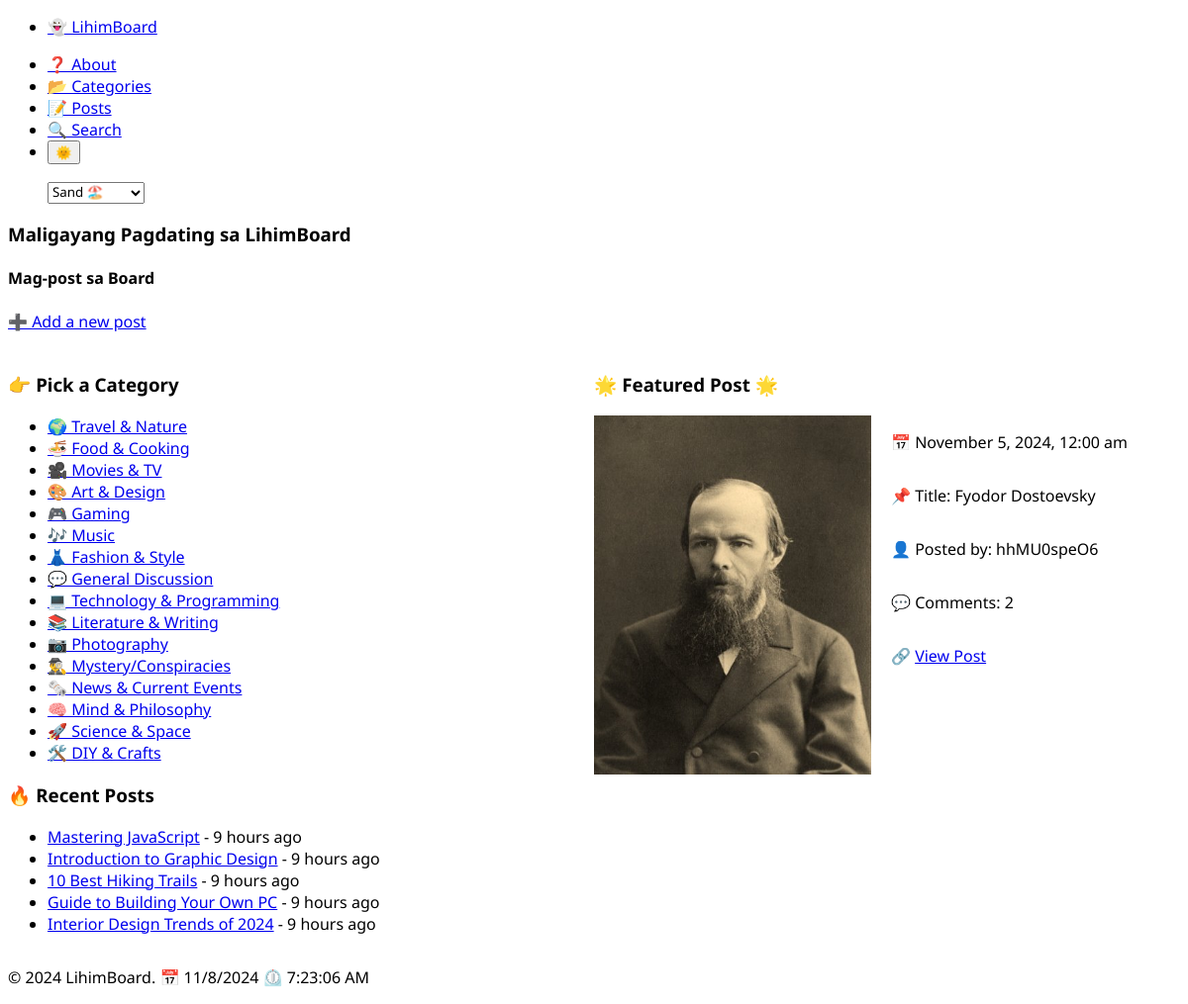
The page / on the database its author committed.
### tables this page shows
CREATE TABLE categories (
    category_id INT AUTO_INCREMENT PRIMARY KEY,
    name VARCHAR(100) NOT NULL UNIQUE
);

CREATE TABLE posts (
    post_id INT AUTO_INCREMENT PRIMARY KEY,
    title VARCHAR(255) NOT NULL,
    content TEXT NOT NULL,
    image_url VARCHAR(255),
    category_id INT,  
    created_at TIMESTAMP DEFAULT CURRENT_TIMESTAMP,
    FOREIGN KEY (category_id) REFERENCES categories(category_id) ON DELETE SET NULL
);

### src/Controllers/HomeController.php (called while the page is built, shortened)
<?php
class HomeController
{
    private $categoryModel;
    private $postModel;
    public function __construct(Category $categoryModel, Post $postModel)
    {
        $this->categoryModel = $categoryModel;
        $this->postModel = $postModel;
    }
    public function index()
    {
        $categories = $this->categoryModel->getAll();
        $posts = $this->postModel->getFirstN(5);
        $mostCommentedPost = $this->postModel->getMostCommentedPost();
        require __DIR__ . '/../Views/index.php';
    }
}

### src/routes.php (called while the page is built, shortened)
<?php
 $router->add('/', function () use ($db) {
    ControllerFactory::getHomeController($db)->index();
 });

### src/Router.php (called while the page is built, shortened)
<?php
class Router
{
    private $routes = [];
    public function add($pattern, $callback)
    {
        $this->routes[$pattern] = $callback;
    }
    public function dispatch($uri)
    {
        $uri = filter_var($uri, FILTER_SANITIZE_URL);
        foreach ($this->routes as $pattern => $callback) {
            if ($pattern === $uri) {
                return call_user_func($callback);
            } elseif (preg_match('/\{(\w+)\}/', $pattern, $matches)) {
                $pattern = preg_replace('/\{(\w+)\}/', '(\d+)', $pattern);
                if (preg_match('#^' . $pattern . '$#', $uri, $paramMatches)) {
                    return call_user_func_array($callback, array_slice($paramMatches, 1));
                }
            }
        }
    }
}

### public/index.php (called while the page is built, shortened)
<?php
require_once __DIR__ . '/../config/config.php';
$router = new Router();
require_once __DIR__ . '/../src/routes.php';
$uri = parse_url($_SERVER['REQUEST_URI'], PHP_URL_PATH);
$router->dispatch($uri);

### src/Models/Category.php (called while the page is built, shortened)
<?php
class Category
{
    private $db;
    public function __construct(\App\Database $db)
    {
        $this->db = $db;
    }
    public function getAll()
    {
        return $this->db->query("SELECT * FROM categories")->fetchAll(\PDO::FETCH_ASSOC);
    }
}

### src/Database.php (called while the page is built, shortened)
<?php
class Database
{
    private $connection;
    private function __construct($host, $dbname, $username, $password)
    {
        try {
            $this->connection = new PDO("mysql:host=$host;dbname=$dbname;charset=utf8mb4", $username, $password);
            $this->connection->setAttribute(PDO::ATTR_ERRMODE, PDO::ERRMODE_EXCEPTION);
        } catch (PDOException $e) {
            throw new \Exception('Database connection failed: ' . $e->getMessage());
        }
    }
    public function query($sql, $params = [])
    {
        try {
            $stmt = $this->connection->prepare($sql);
            $stmt->execute($params);
            return $stmt;
        } catch (PDOException $e) {
            throw new \Exception('Query failed: ' . $e->getMessage());
        }
    }
}

### src/Models/Post.php (called while the page is built, shortened)
<?php
class Post
{
    private $db;
    public function __construct(\App\Database $db)
    {
        $this->db = $db;
    }
    public function getFirstN($limit)
    {
        $limit = (int) $limit;
        $stmt = $this->db->query("SELECT * FROM posts ORDER BY created_at DESC LIMIT $limit");
        return $stmt->fetchAll(\PDO::FETCH_ASSOC);
    }
    public function getMostCommentedPost()
    {
        $stmt = $this->db->query("
            SELECT posts.*, COUNT(comments.comment_id) AS comment_count
            FROM posts
            LEFT JOIN comments ON posts.post_id = comments.post_id
            GROUP BY posts.post_id
            ORDER BY comment_count DESC
            LIMIT 1
        ");
        return $stmt->fetch(\PDO::FETCH_ASSOC);
    }
}

### src/Views/index.php (the view, shortened to what this page needs)
<!DOCTYPE html>
<html lang="en">
<?php require 'partials/head.php'; ?>
<body>
    <main>
        <nav>
            <ul>
                <li>
                    <a href="/" style="<?php echo $_SERVER['REQUEST_URI'] == '/' ? 'text-decoration: underline;' : ''; ?>">👻 LihimBoard</a>
                </li>
            </ul>
            <ul>
                <li>
                    <a href="/about" style="<?php echo $_SERVER['REQUEST_URI'] == '/about' ? 'text-decoration: underline;' : ''; ?>">❓ About</a>
                </li>
                <li>
                    <a href="/categories" style="<?php echo $_SERVER['REQUEST_URI'] == '/categories' ? 'text-decoration: underline;' : ''; ?>">📂 Categories</a>
                </li>
                <li>
                    <a href="/posts" style="<?php echo $_SERVER['REQUEST_URI'] == '/posts' ? 'text-decoration: underline;' : ''; ?>">📝 Posts</a>
                </li>
                <li>
                    <a href="/search" style="<?php echo $_SERVER['REQUEST_URI'] == '/search' ? 'text-decoration: underline;' : ''; ?>">🔍 Search</a>
                </li>
                <li>
                    <button id="theme-toggle-button" onclick="toggleTheme()">🌞</button>
                </li>
            </ul>
            <ul>
                <select id="color-select" name="select" aria-label="Select Color Theme" required>
                    <option selected disabled value="">Select a Color</option>
                </select>
            </ul>
        </nav>
        <h3>Maligayang Pagdating sa LihimBoard</h3>
        <h4>Mag-post sa Board</h4>
        <a href="/add">➕ Add a new post</a>
        <br>
        <br>
        <div class="container">
            <div class="left-side">
                <h3>👉 Pick a Category</h3>
                <ul>
                    <?php
                    foreach ($categories as $category) {
                        echo '<li><a href="/category/' . htmlspecialchars($category['category_id'] ?? '') . '">' . htmlspecialchars($category['name'] ?? '') . '</a></li>';
                    }
                    ?>
                </ul>
                <h3>🔥 Recent Posts</h3>
                <ul>
                <?php
                if (!empty($posts)) {
                    foreach ($posts as $post) {
                        $postId = htmlspecialchars($post['post_id'] ?? '');
                        $postTitle = htmlspecialchars($post['title'] ?? '');
                        $createdAt = $post['created_at'] ?? '';
                        if ($createdAt) {
                            $postDate = new DateTime($createdAt);
                            $currentDate = new DateTime();
                            $interval = $currentDate->diff($postDate);
                            if ($interval->y > 0) {
                                $timeAgo = $interval->y . ' year' . ($interval->y > 1 ? 's' : '') . ' ago';
                            } elseif ($interval->m > 0) {
                                $timeAgo = $interval->m . ' month' . ($interval->m > 1 ? 's' : '') . ' ago';
                            } elseif ($interval->d > 0) {
                                $timeAgo = $interval->d . ' day' . ($interval->d > 1 ? 's' : '') . ' ago';
                            } elseif ($interval->h > 0) {
                                $timeAgo = $interval->h . ' hour' . ($interval->h > 1 ? 's' : '') . ' ago';
                            } elseif ($interval->i > 0) {
                                $timeAgo = $interval->i . ' minute' . ($interval->i > 1 ? 's' : '') . ' ago';
                            } else {
                                $timeAgo = 'just now';
                            }
                        } else {
                            $timeAgo = '';
                        }
                        echo '<li><a href="/post?id=' . $postId . '">' . $postTitle . '</a> - ' . $timeAgo . '</li>';
                    }
                } else {
                    echo '<li>😢 No recent posts available.</li>';
                }
                ?>
                </ul>
            </div>
            <div class="right-side">
                <article>
                    <h3>🌟 Featured Post 🌟</h3>
                    <?php if (!empty($mostCommentedPost)) : ?>
                        <div class="featured-post">
                        <img src="<?php echo htmlspecialchars($mostCommentedPost['image_url'] ?? ''); ?>" alt="Featured Post Image" class="post-image" width="280px">
                        <div class="post-details">
                            <p>📅
                                <?php
                                $createdAt = $mostCommentedPost['created_at'] ?? '';
                                if ($createdAt) {
                                    $date = new DateTime($createdAt);
                                    echo htmlspecialchars($date->format('F j, Y, g:i a'));
                                }
                                ?>
                            </p>
                            <p>📌 Title: <?php echo htmlspecialchars($mostCommentedPost['title'] ?? ''); ?></p>
                            <p>👤 Posted by: <?php echo htmlspecialchars($mostCommentedPost['tripcode'] ?? ''); ?></p>
                            <p>💬 Comments: <?php echo htmlspecialchars($mostCommentedPost['comment_count'] ?? '0'); ?></p>
                            <p>🔗 <a href="/post?id=<?php echo htmlspecialchars($mostCommentedPost['post_id'] ?? ''); ?>">View Post</a></p>
                        </div>
                    </div>
                    <?php else : ?>
                        <p>😢 No featured post available.</p>
                    <?php endif; ?>
                </article>
            </div>
        </div>
        <?php require 'partials/footer.php'; ?>
    </main>
</body>
</html>

### public/assets/css/index.css (style rules this page uses)
* { font-family: 'Noto Sans', "sans-serif"; }
html { transition: background-color 0.3s ease, color 0.3s ease; }
body { transition: background-color 0.5s ease-in-out, color 0.5s ease-in-out; }
.container { display: flex; }
.left-side { flex: 1; }
.right-side { flex: 1; }
.featured-post { display: flex; align-items: flex-start; }
.post-image { margin-right: 20px; }
.post-details { display: flex; flex-direction: column; }

### rows shown on the page
categories: name "🌍 Travel & Nature"
categories: name "🍜 Food & Cooking"
categories: name "🎥 Movies & TV"
categories: name "🎨 Art & Design"
categories: name "🎮 Gaming"
categories: name "🎶 Music"
categories: name "👗 Fashion & Style"
categories: name "💬 General Discussion"
categories: name "💻 Technology & Programming"
categories: name "📚 Literature & Writing"
categories: name "📷 Photography"
categories: name "🕵️‍♂️ Mystery/Conspiracies"
categories: name "🗞️ News & Current Events"
categories: name "🧠 Mind & Philosophy"
categories: name "🚀 Science & Space"
categories: name "🛠️ DIY & Crafts"
posts: title "Mastering JavaScript", created_at "9 hours ago"
posts: title "Introduction to Graphic Design", created_at "9 hours ago"
posts: title "10 Best Hiking Trails", created_at "9 hours ago"
posts: title "Guide to Building Your Own PC", created_at "9 hours ago"
posts: title "Interior Design Trends of 2024", created_at "9 hours ago"
posts: image_url (picture), created_at "November 5, 2024, 12:00 am", title "Fyodor Dostoevsky", tripcode "hhMU0speO6"

### other values the page prints
$mostCommentedPost['comment_count'] "2"
